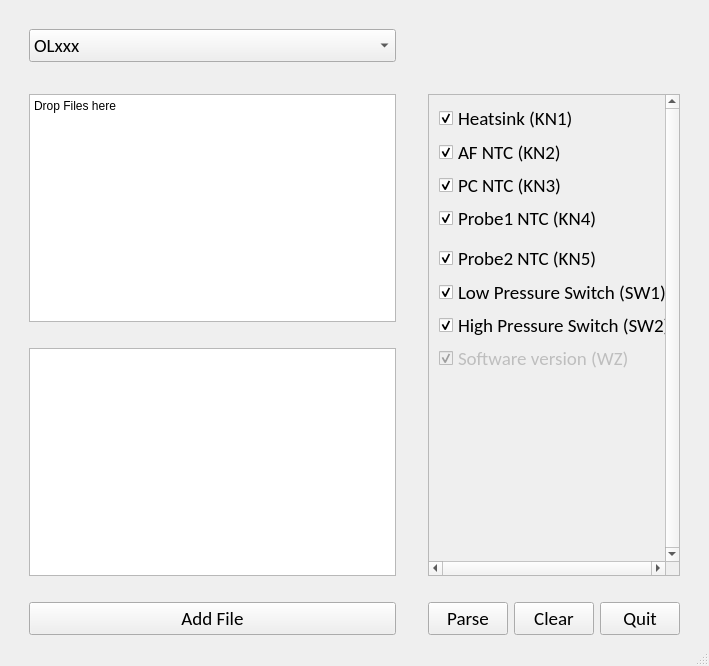
<?xml version="1.0" encoding="UTF-8"?>
<ui version="4.0">
 <class>MainWindow</class>
 <widget class="QMainWindow" name="MainWindow">
  <property name="geometry">
   <rect>
    <x>0</x>
    <y>0</y>
    <width>709</width>
    <height>666</height>
   </rect>
  </property>
  <property name="acceptDrops">
   <bool>true</bool>
  </property>
  <property name="windowTitle">
   <string>MainWindow</string>
  </property>
  <widget class="QWidget" name="centralwidget">
   <layout class="QGridLayout" name="gridLayout">
    <item row="7" column="5">
     <widget class="QPushButton" name="PB_Quit">
      <property name="font">
       <font>
        <family>Calibri</family>
        <pointsize>14</pointsize>
       </font>
      </property>
      <property name="text">
       <string>Quit</string>
      </property>
     </widget>
    </item>
    <item row="7" column="1">
     <widget class="QPushButton" name="PB_File">
      <property name="font">
       <font>
        <family>Calibri</family>
        <pointsize>14</pointsize>
       </font>
      </property>
      <property name="text">
       <string>Add File</string>
      </property>
     </widget>
    </item>
    <item row="7" column="4">
     <widget class="QPushButton" name="PB_Clear">
      <property name="font">
       <font>
        <family>Calibri</family>
        <pointsize>14</pointsize>
       </font>
      </property>
      <property name="text">
       <string>Clear</string>
      </property>
     </widget>
    </item>
    <item row="3" column="2" rowspan="3">
     <spacer name="verticalSpacer_3">
      <property name="orientation">
       <enum>Qt::Vertical</enum>
      </property>
      <property name="sizeHint" stdset="0">
       <size>
        <width>20</width>
        <height>40</height>
       </size>
      </property>
     </spacer>
    </item>
    <item row="1" column="1">
     <widget class="QComboBox" name="CB_SKUSelect">
      <property name="font">
       <font>
        <family>Calibri</family>
        <pointsize>14</pointsize>
       </font>
      </property>
      <item>
       <property name="text">
        <string>OLxxx</string>
       </property>
      </item>
      <item>
       <property name="text">
        <string>CM400</string>
       </property>
      </item>
      <item>
       <property name="text">
        <string>CFPxxx</string>
       </property>
      </item>
     </widget>
    </item>
    <item row="2" column="1">
     <spacer name="horizontalSpacer_2">
      <property name="orientation">
       <enum>Qt::Horizontal</enum>
      </property>
      <property name="sizeHint" stdset="0">
       <size>
        <width>40</width>
        <height>20</height>
       </size>
      </property>
     </spacer>
    </item>
    <item row="3" column="1">
     <widget class="QPlainTextEdit" name="Text_drop">
      <property name="plainText">
       <string>Drop Files here</string>
      </property>
      <property name="overwriteMode">
       <bool>false</bool>
      </property>
     </widget>
    </item>
    <item row="3" column="3" rowspan="3" colspan="3">
     <widget class="QScrollArea" name="scrollArea">
      <property name="verticalScrollBarPolicy">
       <enum>Qt::ScrollBarAlwaysOn</enum>
      </property>
      <property name="horizontalScrollBarPolicy">
       <enum>Qt::ScrollBarAlwaysOn</enum>
      </property>
      <property name="sizeAdjustPolicy">
       <enum>QAbstractScrollArea::AdjustToContents</enum>
      </property>
      <property name="widgetResizable">
       <bool>true</bool>
      </property>
      <widget class="QWidget" name="scrollAreaWidgetContents">
       <property name="geometry">
        <rect>
         <x>0</x>
         <y>0</y>
         <width>218</width>
         <height>459</height>
        </rect>
       </property>
       <widget class="QCheckBox" name="CB_SWversion">
        <property name="enabled">
         <bool>false</bool>
        </property>
        <property name="geometry">
         <rect>
          <x>10</x>
          <y>250</y>
          <width>196</width>
          <height>27</height>
         </rect>
        </property>
        <property name="font">
         <font>
          <family>Calibri</family>
          <pointsize>14</pointsize>
         </font>
        </property>
        <property name="text">
         <string>Software version (WZ)</string>
        </property>
        <property name="checked">
         <bool>true</bool>
        </property>
       </widget>
       <widget class="QCheckBox" name="CB_1">
        <property name="enabled">
         <bool>true</bool>
        </property>
        <property name="geometry">
         <rect>
          <x>10</x>
          <y>10</y>
          <width>138</width>
          <height>27</height>
         </rect>
        </property>
        <property name="font">
         <font>
          <family>Calibri</family>
          <pointsize>14</pointsize>
         </font>
        </property>
        <property name="text">
         <string>Heatsink (KN1)</string>
        </property>
        <property name="checked">
         <bool>true</bool>
        </property>
       </widget>
       <widget class="QCheckBox" name="CB_6">
        <property name="geometry">
         <rect>
          <x>10</x>
          <y>184</y>
          <width>234</width>
          <height>27</height>
         </rect>
        </property>
        <property name="font">
         <font>
          <family>Calibri</family>
          <pointsize>14</pointsize>
         </font>
        </property>
        <property name="text">
         <string>Low Pressure Switch (SW1)</string>
        </property>
        <property name="checked">
         <bool>true</bool>
        </property>
       </widget>
       <widget class="QCheckBox" name="CB_2">
        <property name="geometry">
         <rect>
          <x>10</x>
          <y>44</y>
          <width>138</width>
          <height>27</height>
         </rect>
        </property>
        <property name="font">
         <font>
          <family>Calibri</family>
          <pointsize>14</pointsize>
         </font>
        </property>
        <property name="text">
         <string>AF NTC (KN2)</string>
        </property>
        <property name="checked">
         <bool>true</bool>
        </property>
       </widget>
       <widget class="QCheckBox" name="CB_7">
        <property name="geometry">
         <rect>
          <x>10</x>
          <y>217</y>
          <width>237</width>
          <height>27</height>
         </rect>
        </property>
        <property name="font">
         <font>
          <family>Calibri</family>
          <pointsize>14</pointsize>
         </font>
        </property>
        <property name="text">
         <string>High Pressure Switch (SW2)</string>
        </property>
        <property name="checked">
         <bool>true</bool>
        </property>
       </widget>
       <widget class="QCheckBox" name="CB_4">
        <property name="geometry">
         <rect>
          <x>10</x>
          <y>110</y>
          <width>295</width>
          <height>27</height>
         </rect>
        </property>
        <property name="font">
         <font>
          <family>Calibri</family>
          <pointsize>14</pointsize>
         </font>
        </property>
        <property name="text">
         <string>Probe1 NTC (KN4)</string>
        </property>
        <property name="checked">
         <bool>true</bool>
        </property>
       </widget>
       <widget class="QCheckBox" name="CB_5">
        <property name="geometry">
         <rect>
          <x>10</x>
          <y>150</y>
          <width>162</width>
          <height>27</height>
         </rect>
        </property>
        <property name="font">
         <font>
          <family>Calibri</family>
          <pointsize>14</pointsize>
         </font>
        </property>
        <property name="text">
         <string>Probe2 NTC (KN5)</string>
        </property>
        <property name="checked">
         <bool>true</bool>
        </property>
       </widget>
       <widget class="QCheckBox" name="CB_3">
        <property name="geometry">
         <rect>
          <x>10</x>
          <y>77</y>
          <width>295</width>
          <height>27</height>
         </rect>
        </property>
        <property name="font">
         <font>
          <family>Calibri</family>
          <pointsize>14</pointsize>
         </font>
        </property>
        <property name="text">
         <string>PC NTC (KN3)</string>
        </property>
        <property name="checked">
         <bool>true</bool>
        </property>
       </widget>
      </widget>
     </widget>
    </item>
    <item row="3" column="6" rowspan="3">
     <spacer name="verticalSpacer_2">
      <property name="orientation">
       <enum>Qt::Vertical</enum>
      </property>
      <property name="sizeHint" stdset="0">
       <size>
        <width>20</width>
        <height>40</height>
       </size>
      </property>
     </spacer>
    </item>
    <item row="1" column="0" rowspan="5">
     <spacer name="verticalSpacer">
      <property name="orientation">
       <enum>Qt::Vertical</enum>
      </property>
      <property name="sizeHint" stdset="0">
       <size>
        <width>20</width>
        <height>40</height>
       </size>
      </property>
     </spacer>
    </item>
    <item row="5" column="1">
     <widget class="QPlainTextEdit" name="Text_status"/>
    </item>
    <item row="6" column="1" colspan="5">
     <spacer name="horizontalSpacer_4">
      <property name="orientation">
       <enum>Qt::Horizontal</enum>
      </property>
      <property name="sizeHint" stdset="0">
       <size>
        <width>40</width>
        <height>20</height>
       </size>
      </property>
     </spacer>
    </item>
    <item row="0" column="1">
     <spacer name="horizontalSpacer">
      <property name="orientation">
       <enum>Qt::Horizontal</enum>
      </property>
      <property name="sizeHint" stdset="0">
       <size>
        <width>40</width>
        <height>20</height>
       </size>
      </property>
     </spacer>
    </item>
    <item row="7" column="3">
     <widget class="QPushButton" name="PB_Start">
      <property name="font">
       <font>
        <family>Calibri</family>
        <pointsize>14</pointsize>
       </font>
      </property>
      <property name="text">
       <string>Parse</string>
      </property>
     </widget>
    </item>
    <item row="4" column="1">
     <spacer name="horizontalSpacer_3">
      <property name="orientation">
       <enum>Qt::Horizontal</enum>
      </property>
      <property name="sizeHint" stdset="0">
       <size>
        <width>40</width>
        <height>20</height>
       </size>
      </property>
     </spacer>
    </item>
   </layout>
  </widget>
  <widget class="QStatusBar" name="statusbar"/>
 </widget>
 <resources/>
 <connections/>
</ui>
